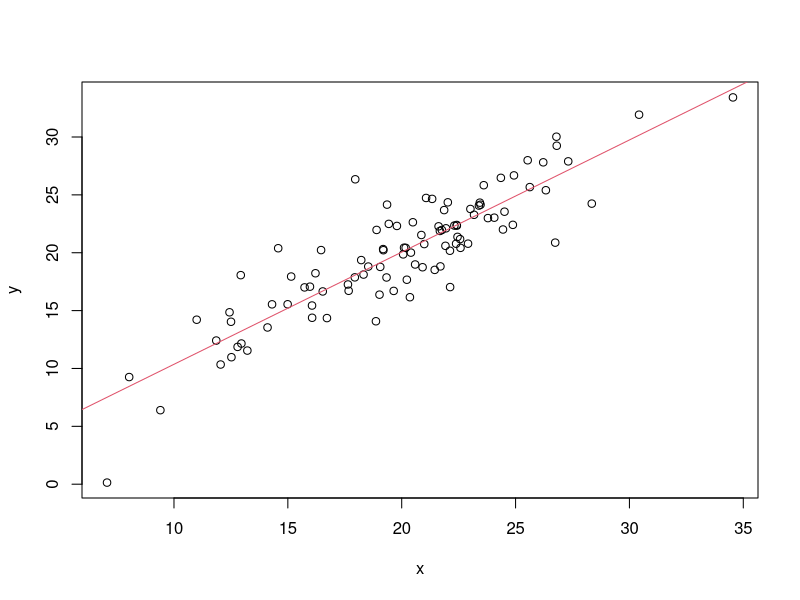
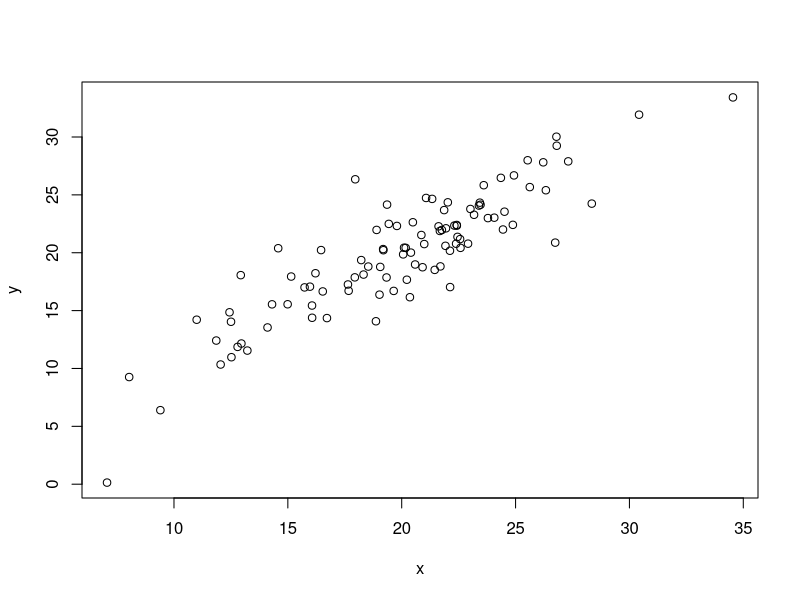

Write the R code that produced these figures, in order.
x = rnorm(100, mean = 20, sd = 5)
y = x + rnorm(100, mean = 0, sd = 2)
fit = lm(y ~ x)
summary(fit)

plot(x,y)
abline(fit, col=2)
windows()
dev.set(5)
plot(x,y)
